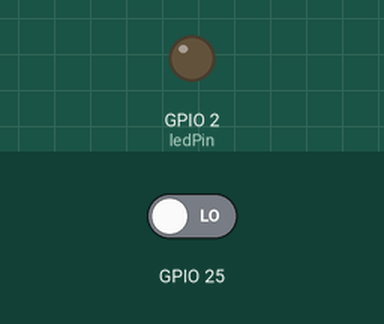
Bench run of a sketch on a simulated ESP32. Parts: output pins drawn as LEDs (lit = HIGH). The test bench sets the inputs (shaded band); at power-on: GPIO 25 LOW. WiFi joins after 1.5 s; servers stay silent unless stated; random numbers use the default seed unless the sketch sets one; no MQTT or app messages arrive unless stated; nothing arrives over Bluetooth unless stated; a phone connects over Bluetooth LE 3 s after start; what the sketch prints to the serial monitor is not drawn.

Above: at 0.0 s.
At 1.6 s:
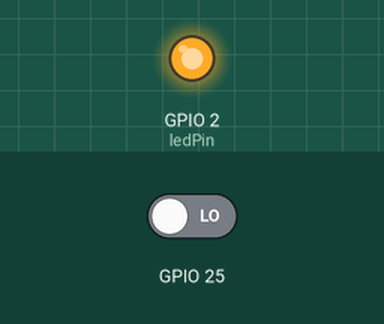
Timing chart, 0 to 3.1 s (numbered marks = the images above):
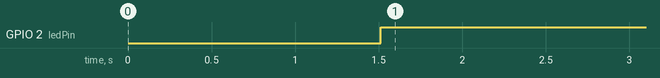

Measured:
- by itself, GPIO 2 (ledPin): LOW → HIGH at 1.5 s

The sketch:

Esp32_MQTT_BLE.ino
```cpp
#include <Arduino.h>
#include <BLEDevice.h>
#include <BLEUtils.h>
#include <BLEServer.h>
#include <BLE2902.h>
#include <WiFi.h>
#include <PubSubClient.h>

// Configurações do Wi-Fi
const char* ssid = "VIVOFIBRA-0AA0";          // Substitua por sua SSID
const char* password = "a123zsraa";     // Substitua por sua senha

// Configurações do Broker MQTT
const char* mqtt_server = "broker.hivemq.com";
const int mqtt_port = 1883;

// Nome do tópico para publicação
const char* topic = "esp32/speed";

// Pino para o LED (muitos modelos ESP32 usam GPIO2 para o LED embutido)
const int ledPin = 2;  // Pode ser outro pino dependendo do modelo

bool wifi_connected = false;
bool mqtt_connected = false;
bool led_state = LOW; // Começa desligado

// Criar objetos para Wi-Fi e MQTT
WiFiClient espClient;
PubSubClient client(espClient);

// Função para conectar ao Wi-Fi
void setup_wifi() {
  delay(10);
  Serial.println("Conectando ao Wi-Fi...");
  WiFi.begin(ssid, password);

  while (WiFi.status() != WL_CONNECTED) {
    delay(500);
    Serial.print(".");
  }

  wifi_connected = true;
  Serial.println("");
  Serial.print("Conectado ao Wi-Fi: ");
  Serial.println(WiFi.localIP());
}

// Função para conectar ao broker MQTT
void reconnect() {
  while (!client.connected()) {
    Serial.print("Tentando conectar ao MQTT...");
    String clientId = "ESP32Client-";
    clientId += String(random(0xffff), HEX);  // Gerar ID único para o cliente

    if (client.connect(clientId.c_str())) {
      mqtt_connected = true; // Conectado ao MQTT com sucesso
      Serial.println("Conectado ao MQTT");
    } else {
      Serial.print("Falha, rc=");
      Serial.print(client.state());
      Serial.println(" Tentando novamente em 5 segundos");
      delay(5000);  // Esperar antes de tentar novamente
    }
  }
}

bool        is_inst_stride_len_present = true;                              /**< True if Instantaneous Stride Length is present in the measurement. */
bool        is_total_distance_present = true;                               /**< True if Total Distance is present in the measurement. */
bool        is_running = false;                                             /**< True if running, False if walking. */
uint16_t    inst_speed = 0;                                                 /**< Instantaneous Speed. */
uint8_t     inst_cadence = 0;                                               /**< Instantaneous Cadence. */
uint16_t    inst_stride_length = 50;                                        /**< Instantaneous Stride Length. */
uint32_t    total_distance = 0;
float       total_distance_float = 0;

unsigned long last_interrupt_time = 0;
unsigned long last_step_time = 0;
float       distance_per_mark = 0.3; // 30 cm in meters
byte        fakePos[1] = {1};

#define RSCService BLEUUID((uint16_t)0x1814)
BLECharacteristic RSCMeasurementCharacteristics(BLEUUID((uint16_t)0x2A53), BLECharacteristic::PROPERTY_NOTIFY);
BLECharacteristic sensorPositionCharacteristic(BLEUUID((uint16_t)0x2A5D), BLECharacteristic::PROPERTY_READ);
BLEDescriptor RSCDescriptor(BLEUUID((uint16_t)0x2901));
BLEDescriptor sensorPositionDescriptor(BLEUUID((uint16_t)0x2901));

// Buffer for moving average calculation
#define SPEED_BUFFER_SIZE 10
uint16_t speed_buffer[SPEED_BUFFER_SIZE] = {0};
uint8_t speed_buffer_index = 0;

unsigned long last_speed_update_time = 0;

class MyServerCallbacks : public BLEServerCallbacks {
    void onConnect(BLEServer* pServer) {
      // Track connection state
    };

    void onDisconnect(BLEServer* pServer) {
      // Track connection state
    }
};

void InitBLE() {
  BLEDevice::init("JG device");
  BLEServer *pServer = BLEDevice::createServer();
  pServer->setCallbacks(new MyServerCallbacks());

  BLEService *pRSC = pServer->createService(RSCService);

  pRSC->addCharacteristic(&RSCMeasurementCharacteristics);
  RSCDescriptor.setValue("Rate from 0 to 200");
  RSCMeasurementCharacteristics.addDescriptor(&RSCDescriptor);
  RSCMeasurementCharacteristics.addDescriptor(new BLE2902());

  pRSC->addCharacteristic(&sensorPositionCharacteristic);
  sensorPositionDescriptor.setValue("Position 0 - 6");
  sensorPositionCharacteristic.addDescriptor(&sensorPositionDescriptor);

  pServer->getAdvertising()->addServiceUUID(RSCService);

  pRSC->start();
  pServer->getAdvertising()->start();
}

void IRAM_ATTR sensorTrigger() {
  unsigned long interrupt_time = millis();
  if (interrupt_time - last_interrupt_time > 50) { // Debounce time
    unsigned long msec_between_steps = interrupt_time - last_step_time;
    last_step_time = interrupt_time;

    // Calculate instantaneous speed
    float mps = distance_per_mark / (msec_between_steps / 1000.0);
    uint16_t new_speed = (uint16_t)((256 / 3.6) * mps);

    // Update the speed buffer
    speed_buffer[speed_buffer_index] = new_speed;
    speed_buffer_index = (speed_buffer_index + 1) % SPEED_BUFFER_SIZE;

    is_running = true;

    // Inverter o estado do LED
    led_state = !led_state;
    // Atualizar o estado do LED
    digitalWrite(ledPin, led_state);

    last_interrupt_time = millis(); // Record the time of last trigger for debounce
  }
}


void setup() {
  setup_wifi();  // Conectar ao Wi-Fi
  client.setServer(mqtt_server, mqtt_port);  // Configurar broker MQTT
  pinMode(ledPin, OUTPUT);  // Configurar o pino do LED como saída
  Serial.begin(115200);
  pinMode(25, INPUT);
  attachInterrupt(digitalPinToInterrupt(25), sensorTrigger, RISING);
  InitBLE();
  pinMode(ledPin, OUTPUT);
}

void loop() {
  unsigned long current_time = millis();

  // Check if 500 ms have passed since the last speed update
  if (current_time - last_speed_update_time >= 1000) {
    last_speed_update_time = current_time;

    if (current_time - last_interrupt_time > 1000) {
      // Reset speed if no sensor trigger for 1000 ms
      inst_speed = 0;
      is_running = false;
    } else {
      // Calculate the average speed
      uint32_t speed_sum = 0;
      for (uint8_t i = 0; i < SPEED_BUFFER_SIZE; i++) {
        speed_sum += speed_buffer[i];
      }
      inst_speed = speed_sum / SPEED_BUFFER_SIZE;
    }

    // Update BLE characteristic value
    byte charArray[10] = {
      3,  // Flags (value 3 means running)
      (unsigned byte)inst_speed, (unsigned byte)(inst_speed >> 8), // Speed
      (unsigned byte)inst_cadence, // Cadence
      (unsigned byte)inst_stride_length, (unsigned byte)(inst_stride_length >> 8), // Stride length
      (unsigned byte)total_distance, (unsigned byte)(total_distance >> 8), (unsigned byte)(total_distance >> 16), (unsigned byte)(total_distance >> 24) // Total distance
    };

    RSCMeasurementCharacteristics.setValue(charArray, 10);
    RSCMeasurementCharacteristics.notify();
    sensorPositionCharacteristic.setValue(fakePos, 1);
  }

  // Turn off LED if the sensor hasn't been triggered recently
  if (millis() - last_interrupt_time > 100) {
    digitalWrite(2, HIGH);
  }

   if (!client.connected()) {
    reconnect();  // Se desconectado, tentar reconectar
  }

  client.loop();  // Manter a conexão ativa


  // Publicar a velocidade no tópico
  String message = "Wi-Fi: " + String(wifi_connected ? "Conectado" : "Desconectado") + ", MQTT: " + String(mqtt_connected ? "Conectado" : "Desconectado") + ", Speed: " + String(inst_speed/50) + " km/h";
  Serial.println("Publicando: " + message);
  client.publish(topic, message.c_str());

  delay(1000);  // Tempo restante antes de enviar a próxima mensagem

}
```
